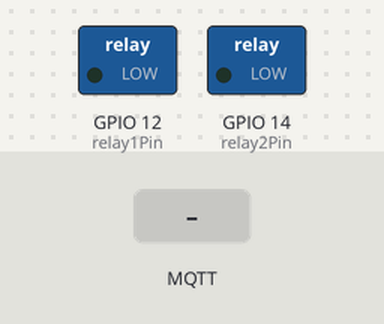
Bench run of a sketch on a simulated ESP8266 (NodeMCU). On the bench: switched loads named in the sketch (green lamp = pin HIGH). Inputs (shaded band) come from the test bench. WiFi joins after 1.5 s; servers stay silent unless stated; no MQTT or app messages arrive unless stated; what the sketch prints to the serial monitor is not drawn.

Above: at 2.7 s.
2.8 s: MQTT message "trigger1" arrives on the first subscribed topic
At 4.0 s:
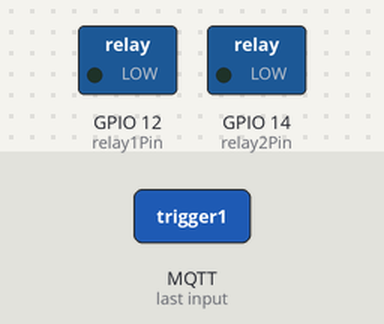
4.4 s: MQTT message "trigger2" arrives on the first subscribed topic
At 5.3 s:
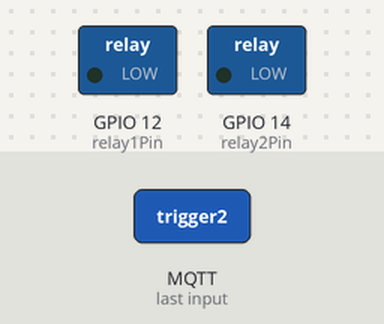
Timing chart, 0 to 7.4 s (numbered marks = the images above; inputs shaded):
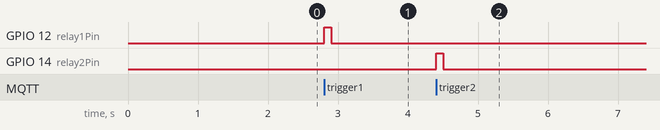

The sketch:

sketch_may1a.ino
```cpp
#include <ESP8266WiFi.h>
#include <PubSubClient.h>

const char* ssid = "YasiruDEX";
const char* password = "freewifi";
const char* mqtt_server = "broker.hivemq.com";  // Or your own broker

WiFiClient espClient;
PubSubClient client(espClient);

const int relay1Pin = 12; // D6
const int relay2Pin = 14; // D5

String macStr;

void callback(char* topic, byte* payload, unsigned int length) {
  String command;
  for (unsigned int i = 0; i < length; i++) {
    command += (char)payload[i];
  }

  Serial.println("Command received: " + command);

  if (command == "trigger1") {
    digitalWrite(relay1Pin, HIGH);
    delay(100);
    digitalWrite(relay1Pin, LOW);
  } else if (command == "trigger2") {
    digitalWrite(relay2Pin, HIGH);
    delay(100);
    digitalWrite(relay2Pin, LOW);
  }
}

void reconnect() {
  while (!client.connected()) {
    Serial.print("Attempting MQTT connection...");
    if (client.connect(macStr.c_str())) {
      String topic = "/relay/" + macStr;
      client.subscribe(topic.c_str());
      Serial.println("Subscribed to topic: " + topic);
    } else {
      Serial.print("failed, rc=");
      Serial.print(client.state());
      delay(5000);
    }
  }
}

void setup() {
  Serial.begin(115200);
  pinMode(relay1Pin, OUTPUT);
  pinMode(relay2Pin, OUTPUT);

  WiFi.begin(ssid, password);
  while (WiFi.status() != WL_CONNECTED) {
    delay(500);
    Serial.print(".");
  }

  macStr = WiFi.macAddress();
  macStr.replace(":", "");
  Serial.println("MAC Address: " + macStr);

  client.setServer(mqtt_server, 1883);
  client.setCallback(callback);
}

void loop() {
  if (!client.connected()) {
    reconnect();
  }
  client.loop();
}
```

Measured:
- after the input at 2.8 s, GPIO 12 (relay1Pin): LOW → HIGH at once, → LOW 0.10 s later
- after the input at 4.4 s, GPIO 14 (relay2Pin): LOW → HIGH at once, → LOW 0.10 s later
